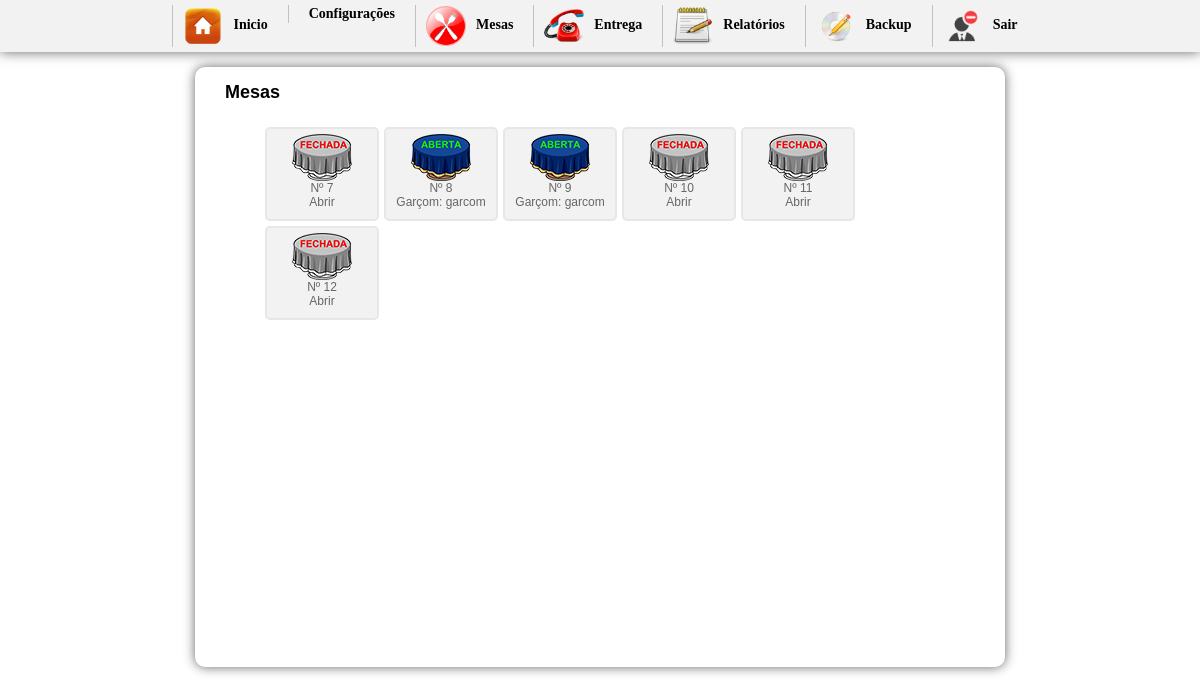
/inicio.php?btn=mesa&fecha=fechar&id_mesa=7 (signed in), run on an earlier commit of the app's database.
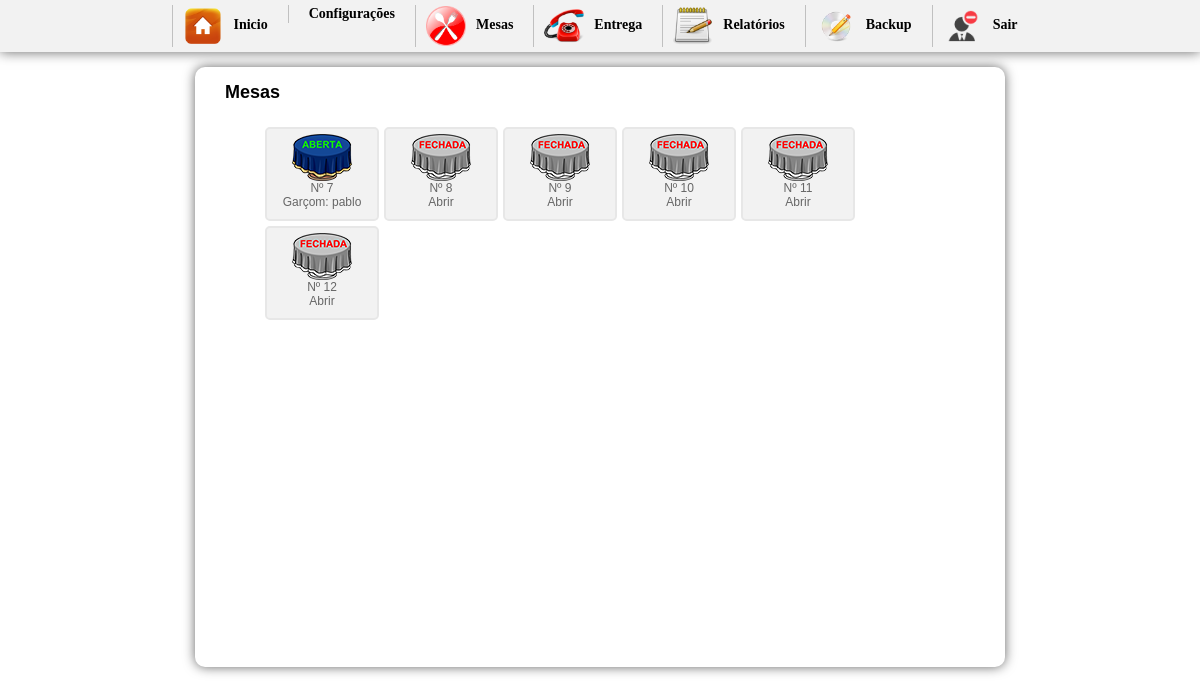
And on a later commit of the database.
### tables this page shows
CREATE TABLE `mesa` (
  `id_mesa` int(10) NOT NULL AUTO_INCREMENT,
  `numero` int(10) NOT NULL,
  `idGarcon` varchar(200) NOT NULL,
  `situacao` int(1) NOT NULL,
  PRIMARY KEY (`id_mesa`)
);

CREATE TABLE `garcon` (
  `idGarcon` int(10) NOT NULL AUTO_INCREMENT,
  `nomeGarcon` varchar(200) NOT NULL,
  `login` varchar(20) NOT NULL,
  `senha` varchar(20) NOT NULL,
  `nv` int(1) NOT NULL,
  PRIMARY KEY (`idGarcon`)
);

### mesas.php (the view, shortened to what this page needs)
<h1> &nbsp;&nbsp;&nbsp;Mesas</h1>
<div id="mesas">
<ul>
	<?php
		$sql = mysql_query("SELECT * FROM mesa ORDER BY id_mesa ASC");
		while($ver = mysql_fetch_array($sql)){
			$situacao = $ver['situacao'];
			$id_mesa = $ver['id_mesa'];
			$numero = $ver['numero'];
			$idGarcon = $ver['idGarcon'];
			$gar = mysql_query("SELECT * FROM garcon WHERE idGarcon='$idGarcon'");
			$bosta = mysql_fetch_assoc($gar);
			$nomeGarcon = $bosta['nomeGarcon'];
			if($situacao == 0){
				$img = "<img src='imagens/mesafechada.png' width='60' height='47' border='0'>";
			}else{
			$img = "<img src='imagens/mesaaberta.png' width='60' height='47' border='0'>";
			}
	?>
	<li><a href="?btn=vendermesa&id_mesa=<?php echo $id_mesa ?>&idGarcon=<?php echo $idGarcon ?>"><?php echo $img; echo "<br/>";  echo 'Nº '.$numero;  echo "<br/>"; if($situacao == 1){echo "Garçom: ".$nomeGarcon; }else{echo "Abrir";} ?></a></li>
<?php }?>
</ul>
</div>

### inicio.php (shortened to what this page needs)
<!DOCTYPE html PUBLIC "-//W3C//DTD XHTML 1.0 Transitional//EN" "http://www.w3.org/TR/xhtml1/DTD/xhtml1-transitional.dtd">
<html xmlns="http://www.w3.org/1999/xhtml">
<head>
<link href="css/style.css" rel="stylesheet" type="text/css">
<link href="css/css.css" rel="stylesheet" type="text/css">
<link href="css/jquery-uicss.css" rel="stylesheet" type="text/css">
</head>
<body>
<div class="naomostra">
<div id="menu"><center><?php include "menu.php"?></center></div></div>
<div id="geral">
	<?php
		if($_GET['btn'] == "nova"){
			include "vender.php";
		}elseif($_GET['btn'] == "cadastroProdutos"){
			include "cadastroProdutos.php";
		}elseif($_GET['btn'] == "alterapreco"){
			include "alterapreco.php";
		}elseif($_GET['btn'] == "relatorio"){
			include "relatorio.php";
		}
		elseif($_GET['btn'] == "config"){
			include "config.php";
		}
		elseif($_GET['btn'] == "mesa"){
			include "mesas.php";
		}
		elseif($_GET['btn'] == "entrega"){
			include "entrega.php";
		}
		elseif($_GET['btn'] == "vendermesa"){
			include "vendamesa.php";
		}
		elseif($_GET['btn'] == "categoria"){
			include "categoria.php";
		}
		elseif($_GET['btn'] == "cadastromesa"){
			include "cadastromesa.php";}
			elseif($_GET['btn'] == "vendapedido"){
			include "vendapedido.php";
		}
		elseif($_GET['btn'] == "cadastroclientes"){
			include "cadastrarcliente.php";
		}
		elseif($_GET['btn'] == "cadGarcon"){
			include "cadGarcon.php";
		}
		elseif($_GET['btn'] == "relatoriogarcon"){
			include "relatoriogarcon.php";
		}
		elseif($_GET['btn'] == "garcon"){
			include "vendagarcon.php";
		}
		else{
			include "logo.php";
		}
	?>
    <br/>
</div>
</body>
</html>

### menu.php (shortened to what this page needs)
<ul id="css3menu1" class="topmenu">
	<li><a href="inicio.php" ><img src="imagens/Home-icon.png" width="40" alt="Inicio"/>Inicio</a></li>
	<li><a href="inicio.php?btn=config"><img src="imagens/pic_3.png" width="40" alt=""/>Configurações</a>
    </li>
    <li><a href="inicio.php?btn=mesa"><img src="imagens/restaurant_p.png" width="40" alt=""/>Mesas</a></li>
     <li><a href="inicio2.php?btn=entrega"><img src="imagens/phone.png" width="40" alt=""/>Entrega</a></li>
    <li><a href=""><img src="imagens/cadastro.png" width="40" alt=""/>Relatórios</a>
      </li>
    <li><a href="backup/backup.php"><img src="imagens/Burn 3.png" width="40" alt=""/>Backup</a></li>
    <li><a href="sair.php"><img src="imagens/unsubscribe.png" width="40" alt=""/>Sair</a></li>
</ul>

### css/style.css (style rules this page uses)
ul#css3menu1,ul#css3menu1 ul { margin:0;list-style:none;padding:0;background-color:#F2F2F2; }
ul#css3menu1 li { position:relative;display:block;white-space:nowrap;font-size:0;float:left; }
ul#css3menu1 { font-size:0;z-index:999;position:relative;display:inline-block;zoom:1;padding:0; *display:inline; }
ul#css3menu1>li { margin:0; }
ul#css3menu1 a { display:block;vertical-align:middle;text-align:left;text-decoration:none;font:bold 14px Trebuchet MS;color:#000;cursor:pointer;padding:1px 10px 1px 10px;background-color:#f2f2f2;background-image:url("mainbk.png");background-repeat:repeat;background-position:0 0;border-width:0 0 0 1px;border-style:solid;border-color:#C0C0C0; }
ul#css3menu1 img { border:none;vertical-align:middle;margin-right:10px; }

### css/css.css (style rules this page uses)
body { margin-left: 0px;margin-top: 0px;margin-right: 0px;margin-bottom: 0px; background-color:#FFF; font-family:Verdana, Geneva, sans-serif; font-size:12px; }
#menu { width:100%; height:52px;margin:0 auto; background-color:#f2f2f2;box-shadow: 0px 0px 1em #666; -webkit-box-shadow: 0px 0px 1em #666; -moz-box-shadow: 0px 0px 1em #666; }
#menu ul li { float:left; list-style:none; padding:5px; }
#geral { width:780px; height:570px; background:#FFF; padding:15px; margin:15px auto; box-shadow: 0px 0px 1em #666; -webkit-box-shadow: 0px 0px 1em #666; -moz-box-shadow: 0px 0px 1em #666; border-radius: 10px; }
h1 { font-size:18px; margin-top:0; }
#mesas { width:750px; height:500px; margin:0 auto; background:#FFF; border-radius:5px; overflow:auto; }
#mesas ul li a:link { text-decoration:none; color:#666; cursor:pointer; display:block; }
#mesas li { float:left; margin-right:5px; margin-bottom:5px; list-style:none; border-radius:5px; border:2px solid #e7e7e7; text-align:center; padding:5px; width:100px; height:80px; background-color:#f2f2f2; cursor:pointer; display:block; }

### inicio.php (style rules this page uses)
.naomostra { display: none; }

What changed in the data, as far as the page shows it:
changed mesa: situacao: picture added; idGarcon.nomeGarcon (not shown) → "pablo"; situacao: picture removed; situacao "Abrir" → "Garçom:"
changed mesa (number 2 of 6 on the later page): situacao: picture added; situacao: picture removed; idGarcon.nomeGarcon "garcom" → (not shown); situacao "Garçom:" → "Abrir"
changed mesa (number 3 of 6 on the later page): situacao: picture added; situacao: picture removed; idGarcon.nomeGarcon "garcom" → (not shown); situacao "Garçom:" → "Abrir"
